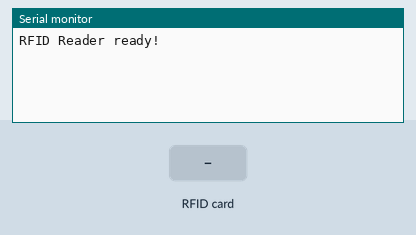
This sketch was run on a simulated ESP8266 (NodeMCU). Parts: the last lines printed to the serial monitor. The test bench sets the inputs (shaded band).

Above: at 1.2 s.
1.3 s: RFID card DD 65 FF 30 held to the reader
At 1.7 s:
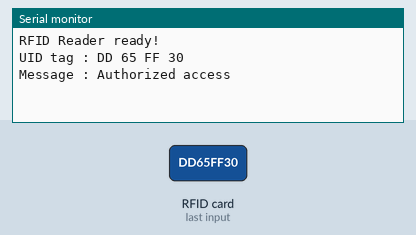
2.8 s: RFID card 75 35 AB AC held to the reader
At 3.2 s:
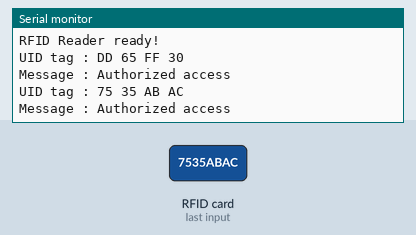
4.3 s: RFID card 2D 88 9A 67 held to the reader
At 5.0 s:
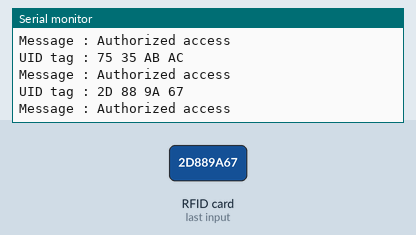
5.8 s: RFID card 5E 7A 19 C4 held to the reader
At 6.6 s:
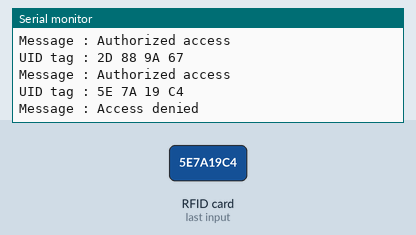

The sketch:

RFID_Test.ino
```cpp
#include <SPI.h>
#include <MFRC522.h>

#define SS_PIN D8
#define RST_PIN D4

MFRC522 mfrc522(SS_PIN, RST_PIN);

void setup() {
  Serial.begin(9600);
  SPI.begin();
  mfrc522.PCD_Init();
  Serial.println("RFID Reader ready!");
}

void loop() {
  // Look for new cards
  if (mfrc522.PICC_IsNewCardPresent() && mfrc522.PICC_ReadCardSerial()) {
    // Show some details of the card
    Serial.print("UID tag :");
    String content= "";
    byte letter;
    for (byte i = 0; i < mfrc522.uid.size; i++) {
      Serial.print(mfrc522.uid.uidByte[i] < 0x10 ? " 0" : " ");
      Serial.print(mfrc522.uid.uidByte[i], HEX);
      content.concat(String(mfrc522.uid.uidByte[i] < 0x10 ? " 0" : " "));
      content.concat(String(mfrc522.uid.uidByte[i], HEX));
    }
    Serial.println();
    Serial.print("Message : ");
    content.toUpperCase();
    if ((content.substring(1) == "DD 65 FF 30") || (content.substring(1) == "75 35 AB AC") || (content.substring(1) == "2D 88 9A 67") || (content.substring(1) == "2D A7 75 66") ) { // change XX XX XX XX with the UID of your card
      Serial.println("Authorized access");
      // add code here to perform an authorized action
    }
    else {
      Serial.println("Access denied");
    }
  }
  mfrc522.PICC_HaltA();
  mfrc522.PCD_StopCrypto1();
}
```

Measured:
- after the input at 1.3 s, the serial monitor: prints a new line at once (image 1)
- after the input at 2.8 s, the serial monitor: prints a new line at once (image 2)
- after the input at 4.3 s, the serial monitor: prints a new line at once (image 3)
- after the input at 5.8 s, the serial monitor: prints a new line at once (image 4)
